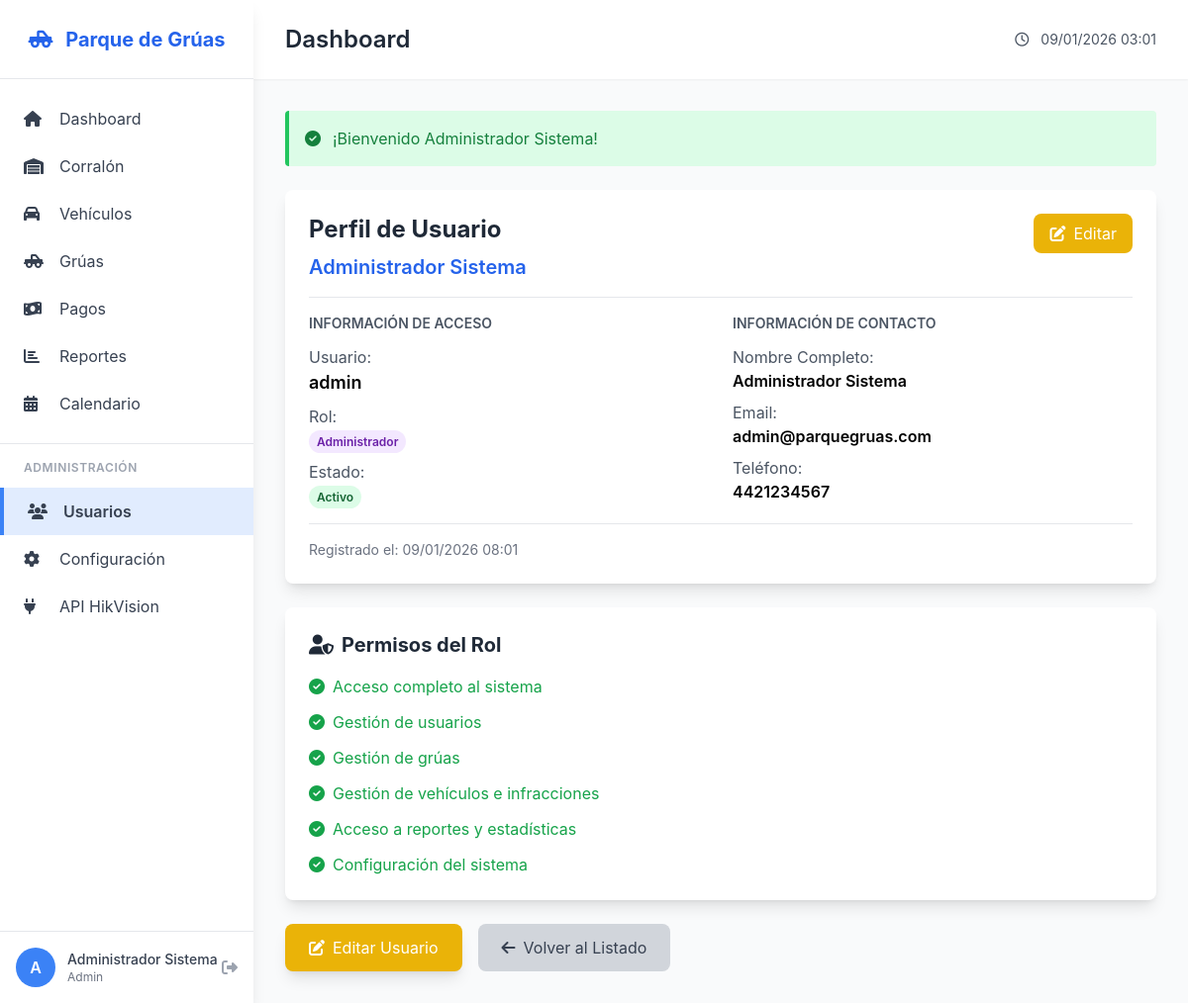
Screenshot of /users/details/1 (signed in) with the database file from the repository.
### tables this page shows
CREATE TABLE IF NOT EXISTS users (
    id INT AUTO_INCREMENT PRIMARY KEY,
    username VARCHAR(50) UNIQUE NOT NULL,
    password VARCHAR(255) NOT NULL,
    full_name VARCHAR(100) NOT NULL,
    email VARCHAR(100) UNIQUE NOT NULL,
    role ENUM('admin', 'operator', 'viewer') DEFAULT 'operator',
    phone VARCHAR(20),
    status ENUM('active', 'inactive') DEFAULT 'active',
    created_at TIMESTAMP DEFAULT CURRENT_TIMESTAMP,
    updated_at TIMESTAMP DEFAULT CURRENT_TIMESTAMP ON UPDATE CURRENT_TIMESTAMP
);

### app/controllers/UsersController.php (called while the page is built, shortened)
<?php
require_once __DIR__ . '/Controller.php';
class UsersController extends Controller {
    public function details($id) {
        $userModel = $this->model('User');
        $user = $userModel->getById($id);
        require_once __DIR__ . '/../views/users/view.php';
        require_once __DIR__ . '/../views/layouts/main.php';
    }
}

### config/Router.php (called while the page is built, shortened)
<?php
class Router {
    private $controller = 'DashboardController';
    private $method = 'index';
    public function __construct() {
        $url = $this->parseUrl();
        $controllerName = ucfirst($url[0]) . 'Controller';
        $controllerPath = __DIR__ . '/../app/controllers/' . $controllerName . '.php';
        if (file_exists($controllerPath)) {
            $this->controller = $controllerName;
            unset($url[0]);
        }
        if (isset($url[1])) {
            if (method_exists($this->controller, $url[1])) {
                $this->method = $url[1];
                unset($url[1]);
            }
        }
        $this->params = $url ? array_values($url) : [];
        call_user_func_array([$this->controller, $this->method], $this->params);
    }
    private function parseUrl() {
        if (isset($_GET['url'])) {
            $url = rtrim($_GET['url'], '/');
            $url = filter_var($url, FILTER_SANITIZE_URL);
            $url = explode('/', $url);
            return $url;
        }
        return [];
    }
    private function loadController() {
        $this->controller = new $this->controller;
    }
}

### public/index.php (called while the page is built, shortened)
<?php
require_once __DIR__ . '/../config/Database.php';
require_once __DIR__ . '/../config/Router.php';
require_once __DIR__ . '/../app/controllers/Controller.php';
require_once __DIR__ . '/../app/models/Model.php';
$router = new Router();

### app/controllers/Controller.php (called while the page is built, shortened)
<?php
class Controller {
    protected function model($model) {
        $modelPath = __DIR__ . '/../models/' . $model . '.php';
        if (file_exists($modelPath)) {
            return new $model();
        } else {
            die('El modelo ' . $model . ' no existe');
        }
    }
}

### config/Database.php (called while the page is built, shortened)
<?php
class Database {
    private static $instance = null;
    private $connection;
    private function __construct() {
        try {
            $dsn = 'mysql:host=' . DB_HOST . ';dbname=' . DB_NAME . ';charset=' . DB_CHARSET;
            $options = [
                PDO::ATTR_ERRMODE => PDO::ERRMODE_EXCEPTION,
                PDO::ATTR_DEFAULT_FETCH_MODE => PDO::FETCH_ASSOC,
                PDO::ATTR_EMULATE_PREPARES => false,
            ];
            $this->connection = new PDO($dsn, DB_USER, DB_PASS, $options);
        } catch (PDOException $e) {
            die('Error de conexión a la base de datos: ' . $e->getMessage());
        }
    }
    public static function getInstance() {
        if (self::$instance === null) {
            self::$instance = new self();
        }
        return self::$instance;
    }
    public function getConnection() {
        return $this->connection;
    }
}

### app/models/Model.php (called while the page is built, shortened)
<?php
class Model {
    protected $db;
    protected $table;
    public function __construct() {
        $this->db = Database::getInstance()->getConnection();
    }
    public function getById($id) {
        $stmt = $this->db->prepare("SELECT * FROM {$this->table} WHERE id = ?");
        $stmt->execute([$id]);
        return $stmt->fetch();
    }
}

### app/views/users/view.php (the view, shortened to what this page needs)
<div class="space-y-6">
    <div class="bg-white rounded-lg shadow-lg p-6">
        <div class="border-b pb-4 mb-4 flex justify-between items-start">
            <div>
                <h3 class="text-2xl font-bold text-gray-800">Perfil de Usuario</h3>
                <p class="text-xl text-blue-600 font-semibold mt-2">
                    <?php echo htmlspecialchars($user['full_name']); ?>
                </p>
            </div>
            <div>
                <?php if ($_SESSION['role'] === 'admin' || (int)$_SESSION['user_id'] === (int)$user['id']): ?>
                <a href="<?php echo BASE_URL; ?>/users/edit/<?php echo $user['id']; ?>"
                   class="bg-yellow-500 text-white px-4 py-2 rounded-lg hover:bg-yellow-600 transition inline-block">
                    <i class="fas fa-edit mr-2"></i>Editar
                </a>
                <?php endif; ?>
            </div>
        </div>
        <div class="grid grid-cols-1 md:grid-cols-2 gap-6">
            <div>
                <h4 class="text-sm font-semibold text-gray-600 uppercase mb-3">Información de Acceso</h4>
                <div class="space-y-2">
                    <div>
                        <span class="text-gray-600">Usuario:</span>
                        <span class="font-semibold block text-lg">
                            <?php echo htmlspecialchars($user['username']); ?>
                        </span>
                    </div>
                    <div>
                        <span class="text-gray-600">Rol:</span>
                        <span class="font-semibold block">
                            <?php
                            $roleLabels = [
                                'admin' => 'Administrador',
                                'operator' => 'Operador',
                                'viewer' => 'Visualizador'
                            ];
                            $roleColors = [
                                'admin' => 'bg-purple-100 text-purple-800',
                                'operator' => 'bg-blue-100 text-blue-800',
                                'viewer' => 'bg-gray-100 text-gray-800'
                            ];
                            ?>
                            <span class="px-2 py-1 text-xs rounded-full <?php echo $roleColors[$user['role']] ?? 'bg-gray-100 text-gray-800'; ?>">
                                <?php echo $roleLabels[$user['role']] ?? $user['role']; ?>
                            </span>
                        </span>
                    </div>
                    <div>
                        <span class="text-gray-600">Estado:</span>
                        <span class="font-semibold block">
                            <?php if ($user['status'] === 'active'): ?>
                                <span class="px-2 py-1 text-xs rounded-full bg-green-100 text-green-800">
                                    Activo
                                </span>
                            <?php else: ?>
                                <span class="px-2 py-1 text-xs rounded-full bg-red-100 text-red-800">
                                    Inactivo
                                </span>
                            <?php endif; ?>
                        </span>
                    </div>
                </div>
            </div>
            <div>
                <h4 class="text-sm font-semibold text-gray-600 uppercase mb-3">Información de Contacto</h4>
                <div class="space-y-2">
                    <div>
                        <span class="text-gray-600">Nombre Completo:</span>
                        <span class="font-semibold block">
                            <?php echo htmlspecialchars($user['full_name']); ?>
                        </span>
                    </div>
                    <div>
                        <span class="text-gray-600">Email:</span>
                        <span class="font-semibold block">
                            <?php echo htmlspecialchars($user['email']); ?>
                        </span>
                    </div>
                    <?php if (!empty($user['phone'])): ?>
                    <div>
                        <span class="text-gray-600">Teléfono:</span>
                        <span class="font-semibold block">
                            <?php echo htmlspecialchars($user['phone']); ?>
                        </span>
                    </div>
                    <?php endif; ?>
                </div>
            </div>
        </div>
        <div class="mt-4 pt-4 border-t text-sm text-gray-500">
            <p>Registrado el: <?php echo date('d/m/Y H:i', strtotime($user['created_at'])); ?></p>
        </div>
    </div>
    <div class="bg-white rounded-lg shadow-lg p-6">
        <h3 class="text-xl font-bold text-gray-800 mb-4">
            <i class="fas fa-user-shield mr-2"></i>Permisos del Rol
        </h3>
        <div class="space-y-3">
            <?php if ($user['role'] === 'admin'): ?>
                <div class="flex items-center text-green-600">
                    <i class="fas fa-check-circle mr-2"></i>
                    <span>Acceso completo al sistema</span>
                </div>
                <div class="flex items-center text-green-600">
                    <i class="fas fa-check-circle mr-2"></i>
                    <span>Gestión de usuarios</span>
                </div>
                <div class="flex items-center text-green-600">
                    <i class="fas fa-check-circle mr-2"></i>
                    <span>Gestión de grúas</span>
                </div>
                <div class="flex items-center text-green-600">
                    <i class="fas fa-check-circle mr-2"></i>
                    <span>Gestión de vehículos e infracciones</span>
                </div>
                <div class="flex items-center text-green-600">
                    <i class="fas fa-check-circle mr-2"></i>
                    <span>Acceso a reportes y estadísticas</span>
                </div>
                <div class="flex items-center text-green-600">
                    <i class="fas fa-check-circle mr-2"></i>
                    <span>Configuración del sistema</span>
                </div>
            <?php endif; ?>
        </div>
    </div>
    <div class="flex gap-4">
        <?php if ($_SESSION['role'] === 'admin' || (int)$_SESSION['user_id'] === (int)$user['id']): ?>
        <a href="<?php echo BASE_URL; ?>/users/edit/<?php echo $user['id']; ?>"
           class="bg-yellow-500 text-white px-6 py-3 rounded-lg hover:bg-yellow-600 transition shadow-lg">
            <i class="fas fa-edit mr-2"></i>Editar Usuario
        </a>
        <?php endif; ?>
        <?php if ($_SESSION['role'] === 'admin'): ?>
        <a href="<?php echo BASE_URL; ?>/users"
           class="bg-gray-300 text-gray-700 px-6 py-3 rounded-lg hover:bg-gray-400 transition">
            <i class="fas fa-arrow-left mr-2"></i>Volver al Listado
        </a>
        <?php endif; ?>
    </div>
</div>

### app/views/layouts/main.php (style rules this page uses)
body { font-family: 'Inter', -apple-system, BlinkMacSystemFont, 'Segoe UI', Roboto, sans-serif; }

### rows the page displays
users: full_name "Administrador Sistema", username "admin", role "Administrador", email "admin@parquegruas.com", phone "4421234567", created_at "09/01/2026 08:01"

### other values shown
substr($_SESSION['full_name'] ?? 'U', 0, 1) "A"
$_SESSION['full_name'] "Administrador Sistema"
$_SESSION['role'] "Admin"
$title "Dashboard"
$_SESSION['success'] "¡Bienvenido Administrador Sistema!"
